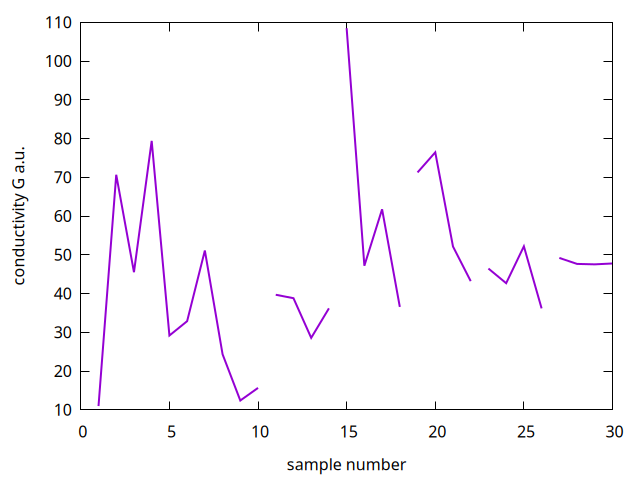

Recreate this plot in gnuplot.
#!/usr/bin/gnuplot 

set term pngcairo
set out "G-t.png"
#set term svg
#set out "G-t.svg"
#filename="../../db_final.sorted.tsv"
filename="../../db_final.tsv"
filename="../../gen.tsv"
filename="../../db_final.gen.tsv"
width=2
set xlabel "sample number"
set ylabel "conductivity G a.u." 
#set xrange [0:550]
#set yrange [0:550]
#set xtics 0,60

#plot filename u 1:3 w l lw width notitle
plot filename u ($0+1):4 w l lw width notitle

#pause -1
